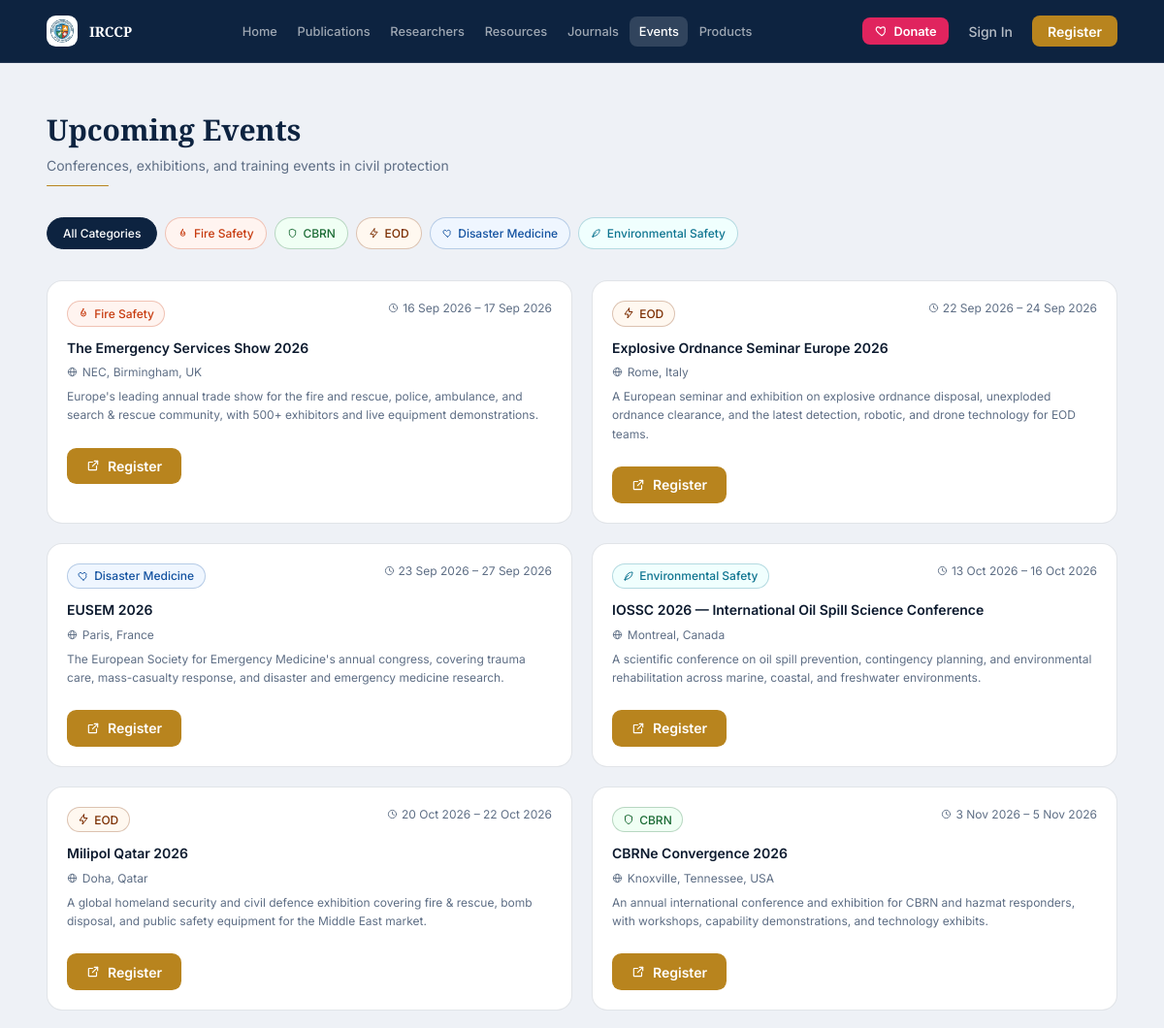
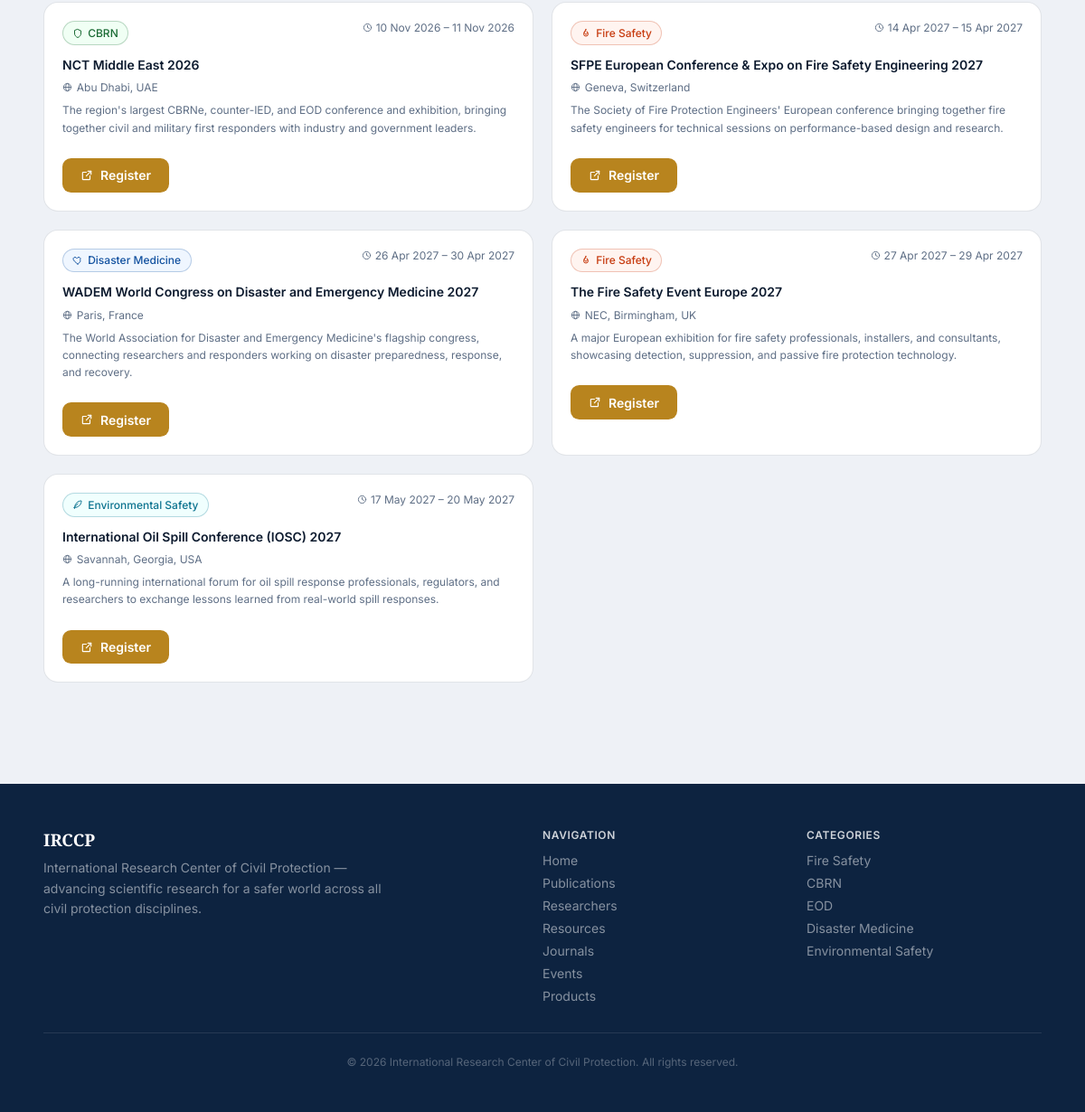
Screenshot of /events/ with the database file from the repository (2 pictures, top to bottom).
### core/models.py (models this page shows, shortened)
class Event(models.Model):
    title = models.CharField(max_length=255)
    date = models.DateField()
    end_date = models.DateField(blank=True, null=True, help_text="Leave blank for a single-day event.")
    location = models.CharField(max_length=255, blank=True)
    category = models.CharField(max_length=32, choices=Category.choices)
    desc = models.TextField("Description")
    registration_url = models.URLField("Registration / event page URL", blank=True)
    image = models.ImageField("Uploaded image", upload_to="event_images/", blank=True, null=True)
    image_url = models.URLField("External image URL", blank=True,
                                 help_text="Used if no file is uploaded above.")
    order = models.PositiveIntegerField(default=0, help_text="Lower numbers appear first (ties broken by date).")
    source_url = models.URLField(
        "Original source URL", blank=True, unique=False,
        help_text="Link to the original listing this event was imported from (used to avoid duplicate "
                   "imports). Left blank for manually-added events.")
    is_auto_imported = models.BooleanField(
        default=False, help_text="True if this event was pulled in automatically by the fetch_events job.")
    class Meta:
        ordering = ["date", "order"]
    @property
    def display_image(self):
        if self.image:
            return self.image.url
        return self.image_url

### core/views.py (the view)
# urls.py: path("events/", views.events, name="events"),
def events(request):
    cat = request.GET.get("cat", "").strip()
    qs = Event.objects.all()
    if cat:
        qs = qs.filter(category=cat)
    context = {"events": qs, "active_cat": cat, "categories": Category.choices,
               "category_config": CATEGORY_CONFIG}
    return render(request, "core/events.html", context)

### core/context_processors.py (called while the page is built)
def category_choices(request):
    return {"CATEGORY_CHOICES": Category.choices}

def donate_url(request):
    return {"DONATE_URL": settings.DONATE_URL}

### core/templatetags/core_extras.py (called while the page is built, shortened)
@register.simple_tag
def icon(name, size=16, cls=""):
    body = _ICONS.get(name, "")
    svg = (
        f'<svg xmlns="http://www.w3.org/2000/svg" width="{size}" height="{size}" '
        f'viewBox="0 0 24 24" fill="none" stroke="currentColor" stroke-width="2" '
        f'stroke-linecap="round" stroke-linejoin="round" class="icon {cls}">{body}</svg>'
    )
    return mark_safe(svg)

@register.simple_tag
def cat_icon(category, size=16, cls=""):
    MIN_LOGO_SIZE = 20
    cfg = CATEGORY_CONFIG.get(category, {})
    if size < MIN_LOGO_SIZE:
        return icon(cfg.get("icon", ""), size, cls)

@register.simple_tag
def site_logo():
    from django.core.cache import cache
    from core.models import SiteBranding
    url = cache.get("site_logo_url", "")
    if not url:
        branding = SiteBranding.objects.first()
        url = branding.image.url if branding and branding.image else ""
        cache.set("site_logo_url", url, 300)
    return url

@register.simple_tag
def cat_config(category, key):
    cfg = CATEGORY_CONFIG.get(category, {})
    return cfg.get(key, "")

### templates/core/events.html (shortened to what this page needs)
{% extends "base.html" %}
{% load core_extras %}
{% block content %}
<div class="page-content-narrow">
  <div class="section-heading">
    <h2 class="serif">Upcoming Events</h2>
    <p>Conferences, exhibitions, and training events in civil protection</p>
    <div class="rule"></div>
  </div>
  <div class="cat-filter-row">
    <a href="{% url 'core:events' %}" class="cat-filter {% if not active_cat %}active-all{% endif %}">All Categories</a>
    {% for value, label in categories %}
      {% cat_config value "hex" as chex %}{% cat_config value "bg" as cbg %}
      <a href="?cat={{ value|urlencode }}" class="cat-filter-cat"
         style="{% if active_cat == value %}background:{{ chex }};color:#fff;border-color:{{ chex }};{% else %}background:{{ cbg }};color:{{ chex }};border-color:{{ chex }}44;{% endif %}">
        {% cat_icon value 11 %} {{ label }}
      </a>
    {% endfor %}
  </div>
  {% if not events %}
    <div class="empty-state">
      {% icon 'clock' 40 %}
      <p class="title">No events scheduled yet.</p>
    </div>
  {% else %}
    <div class="grid grid-2">
      {% for e in events %}
        {% cat_config e.category "hex" as ehex %}{% cat_config e.category "bg" as ebg %}
        <div class="event-card">
          <div class="event-card-body">
            <div class="card-row">
              <span class="chip" style="background:{{ ebg }};color:{{ ehex }};border-color:{{ ehex }}44;">{% cat_icon e.category 12 %} {{ e.get_category_display }}</span>
              <span class="muted-date">{% icon 'clock' 11 %} {{ e.date|date:"j M Y" }}{% if e.end_date %} – {{ e.end_date|date:"j M Y" }}{% endif %}</span>
            </div>
            <h3 class="card-title">{{ e.title }}</h3>
            {% if e.location %}<p class="event-location">{% icon 'globe' 11 %} {{ e.location }}</p>{% endif %}
            <p class="card-abstract">{{ e.desc }}</p>
            {% if e.registration_url %}
              <a href="{{ e.registration_url }}" target="_blank" rel="noopener noreferrer" class="btn btn-accent" style="margin-top:.75rem;">{% icon 'external' 14 %} Register</a>
            {% endif %}
          </div>
        </div>
      {% endfor %}
    </div>
  {% endif %}
</div>
{% endblock %}

### static/css/style.css (style rules this page uses)
:root { --background: #EEF1F6; --foreground: #0C1A2E; --card: #ffffff; --primary: #0D2340; --secondary: #E0E6EF; --muted: #DDE3EC; --muted-foreground: #5E6E85; --accent: #B8841E; --accent-strong: #B8841E; --destructive: #d4183d; --border: rgba(13, 35, 64, 0.12); --radius: 0.9rem; }
* { box-sizing: border-box; }
body { margin: 0; background: var(--background); color: var(--foreground); font-family: 'Inter', sans-serif; -webkit-font-smoothing: antialiased; }
a { color: inherit; text-decoration: none; }
.serif { font-family: 'Playfair Display', serif; }
.btn { display: inline-flex; align-items: center; justify-content: center; gap: .5rem; font-size: .875rem; font-weight: 600; padding: .65rem 1.25rem; border-radius: .6rem; border: none; cursor: pointer; transition: opacity .15s, background-color .15s; }
.btn-accent { background: var(--accent); color: #fff; }
.section-heading { margin-bottom: 2rem; }
.section-heading h2 { font-size: 1.875rem; font-weight: 700; color: var(--primary); margin: 0 0 .5rem; }
.section-heading p { color: var(--muted-foreground); font-size: .875rem; margin: 0; }
.section-heading .rule { margin-top: .75rem; height: 1px; width: 4rem; background: var(--accent); border-radius: 999px; }
.page-content-narrow { max-width: 72rem; margin: 0 auto; padding: 3rem 1.5rem; }
.grid { display: grid; gap: 1.25rem; }
.grid-2 { grid-template-columns: repeat(1, 1fr); }
@media (min-width: 768px) { .grid-2 { grid-template-columns: repeat(2, 1fr); } }
.chip { display: inline-flex; align-items: center; gap: .3rem; font-weight: 500; border-radius: 999px; border: 1px solid; font-size: .75rem; padding: .3rem .65rem; }
.cat-filter-row { display: flex; flex-wrap: wrap; gap: .5rem; margin-bottom: 2rem; }
.cat-filter { font-size: .75rem; padding: .5rem 1rem; border-radius: 999px; border: 1px solid var(--border); font-weight: 500; background: var(--card); color: var(--muted-foreground); cursor: pointer; }
.cat-filter.active-all { background: var(--primary); color: #fff; border-color: var(--primary); }
.cat-filter-cat { font-size: .75rem; padding: .5rem .75rem; border-radius: 999px; border: 1px solid; font-weight: 500; display: inline-flex; align-items: center; gap: .35rem; cursor: pointer; }
.card-row { display: flex; align-items: flex-start; justify-content: space-between; gap: .75rem; margin-bottom: .75rem; }
.card-title { font-weight: 600; color: var(--foreground); font-size: .875rem; line-height: 1.4; margin: 0 0 .5rem; }
.card-abstract { font-size: .75rem; color: var(--muted-foreground); line-height: 1.6; margin: 0 0 .75rem; }
.muted-date { font-size: .75rem; color: var(--muted-foreground); display: flex; align-items: center; gap: .25rem; white-space: nowrap; }
.event-card { background: var(--card); border-radius: 1rem; border: 1px solid var(--border); overflow: hidden; }
.event-card-body { padding: 1.25rem; }
.event-location { font-size: .75rem; color: var(--muted-foreground); display: flex; align-items: center; gap: .3rem; margin: .1rem 0 .5rem; }

### rows the page displays
Event: category "Fire Safety", date "16 Sep 2026", end_date "17 Sep 2026", title "The Emergency Services Show 2026", location "NEC, Birmingham, UK", desc "Europe's leading annual trade show for the fire and rescue, police, ambulance, and search & rescue community, with 500+ exhibitors and live equipment demonstrations."
Event: category "EOD", date "22 Sep 2026", end_date "24 Sep 2026", title "Explosive Ordnance Seminar Europe 2026", location "Rome, Italy", desc "A European seminar and exhibition on explosive ordnance disposal, unexploded ordnance clearance, and the latest detection, robotic, and drone technology for EOD teams."
Event: category "Disaster Medicine", date "23 Sep 2026", end_date "27 Sep 2026", title "EUSEM 2026", location "Paris, France", desc "The European Society for Emergency Medicine's annual congress, covering trauma care, mass-casualty response, and disaster and emergency medicine research."
Event: category "Environmental Safety", date "13 Oct 2026", end_date "16 Oct 2026", title "IOSSC 2026 — International Oil Spill Science Conference", location "Montreal, Canada", desc "A scientific conference on oil spill prevention, contingency planning, and environmental rehabilitation across marine, coastal, and freshwater environments."
Event: category "EOD", date "20 Oct 2026", end_date "22 Oct 2026", title "Milipol Qatar 2026", location "Doha, Qatar", desc "A global homeland security and civil defence exhibition covering fire & rescue, bomb disposal, and public safety equipment for the Middle East market."
Event: category "CBRN", date "3 Nov 2026", end_date "5 Nov 2026", title "CBRNe Convergence 2026", location "Knoxville, Tennessee, USA", desc "An annual international conference and exhibition for CBRN and hazmat responders, with workshops, capability demonstrations, and technology exhibits."
Event: category "CBRN", date "10 Nov 2026", end_date "11 Nov 2026", title "NCT Middle East 2026", location "Abu Dhabi, UAE", desc "The region's largest CBRNe, counter-IED, and EOD conference and exhibition, bringing together civil and military first responders with industry and government leaders."
Event: category "Fire Safety", date "14 Apr 2027", end_date "15 Apr 2027", title "SFPE European Conference & Expo on Fire Safety Engineering 2027", location "Geneva, Switzerland", desc "The Society of Fire Protection Engineers' European conference bringing together fire safety engineers for technical sessions on performance-based design and research."
Event: category "Disaster Medicine", date "26 Apr 2027", end_date "30 Apr 2027", title "WADEM World Congress on Disaster and Emergency Medicine 2027", location "Paris, France", desc "The World Association for Disaster and Emergency Medicine's flagship congress, connecting researchers and responders working on disaster preparedness, response, and recovery."
Event: category "Fire Safety", date "27 Apr 2027", end_date "29 Apr 2027", title "The Fire Safety Event Europe 2027", location "NEC, Birmingham, UK", desc "A major European exhibition for fire safety professionals, installers, and consultants, showcasing detection, suppression, and passive fire protection technology."
Event: category "Environmental Safety", date "17 May 2027", end_date "20 May 2027", title "International Oil Spill Conference (IOSC) 2027", location "Savannah, Georgia, USA", desc "A long-running international forum for oil spill response professionals, regulators, and researchers to exchange lessons learned from real-world spill responses."

### other values shown
{{ label }} "Fire Safety" "CBRN" "EOD" "Disaster Medicine" "Environmental Safety"
